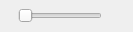
<?xml version="1.0" encoding="UTF-8"?>
<ui version="4.0">
 <class>FormSliderControl</class>
 <widget class="QWidget" name="FormSliderControl">
  <property name="geometry">
   <rect>
    <x>0</x>
    <y>0</y>
    <width>133</width>
    <height>32</height>
   </rect>
  </property>
  <property name="windowTitle">
   <string>Form</string>
  </property>
  <layout class="QHBoxLayout" name="horizontalLayout">
   <property name="leftMargin">
    <number>5</number>
   </property>
   <property name="topMargin">
    <number>5</number>
   </property>
   <property name="rightMargin">
    <number>5</number>
   </property>
   <property name="bottomMargin">
    <number>5</number>
   </property>
   <item>
    <widget class="QLabel" name="labelTitle">
     <property name="text">
      <string/>
     </property>
    </widget>
   </item>
   <item>
    <widget class="QSlider" name="horizontalSlider">
     <property name="orientation">
      <enum>Qt::Horizontal</enum>
     </property>
    </widget>
   </item>
   <item>
    <widget class="QLabel" name="labelValue">
     <property name="layoutDirection">
      <enum>Qt::RightToLeft</enum>
     </property>
     <property name="text">
      <string/>
     </property>
    </widget>
   </item>
   <item>
    <widget class="QLabel" name="labelUnit">
     <property name="text">
      <string/>
     </property>
    </widget>
   </item>
  </layout>
 </widget>
 <resources/>
 <connections/>
</ui>
